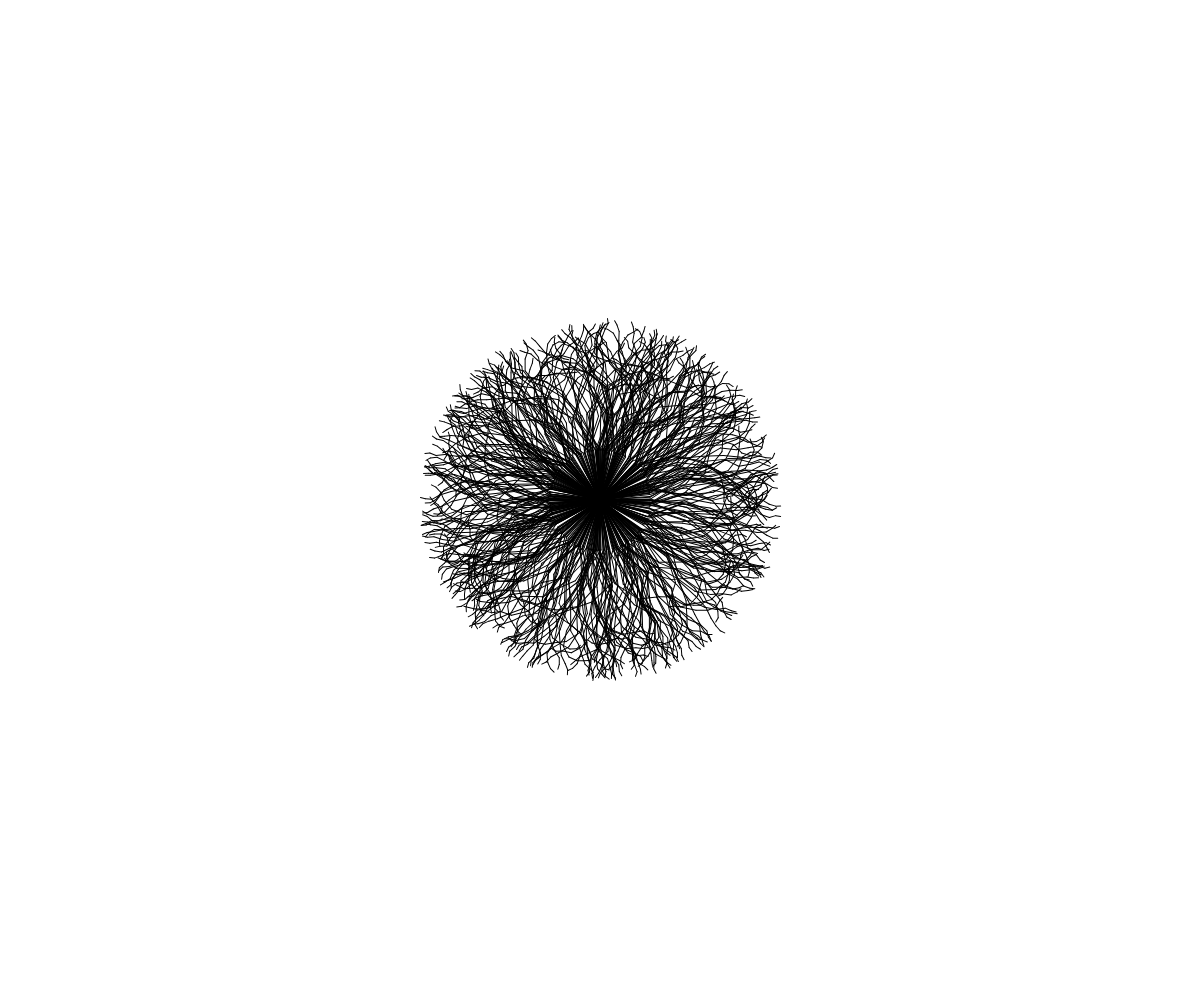
Frame 1 (no input)
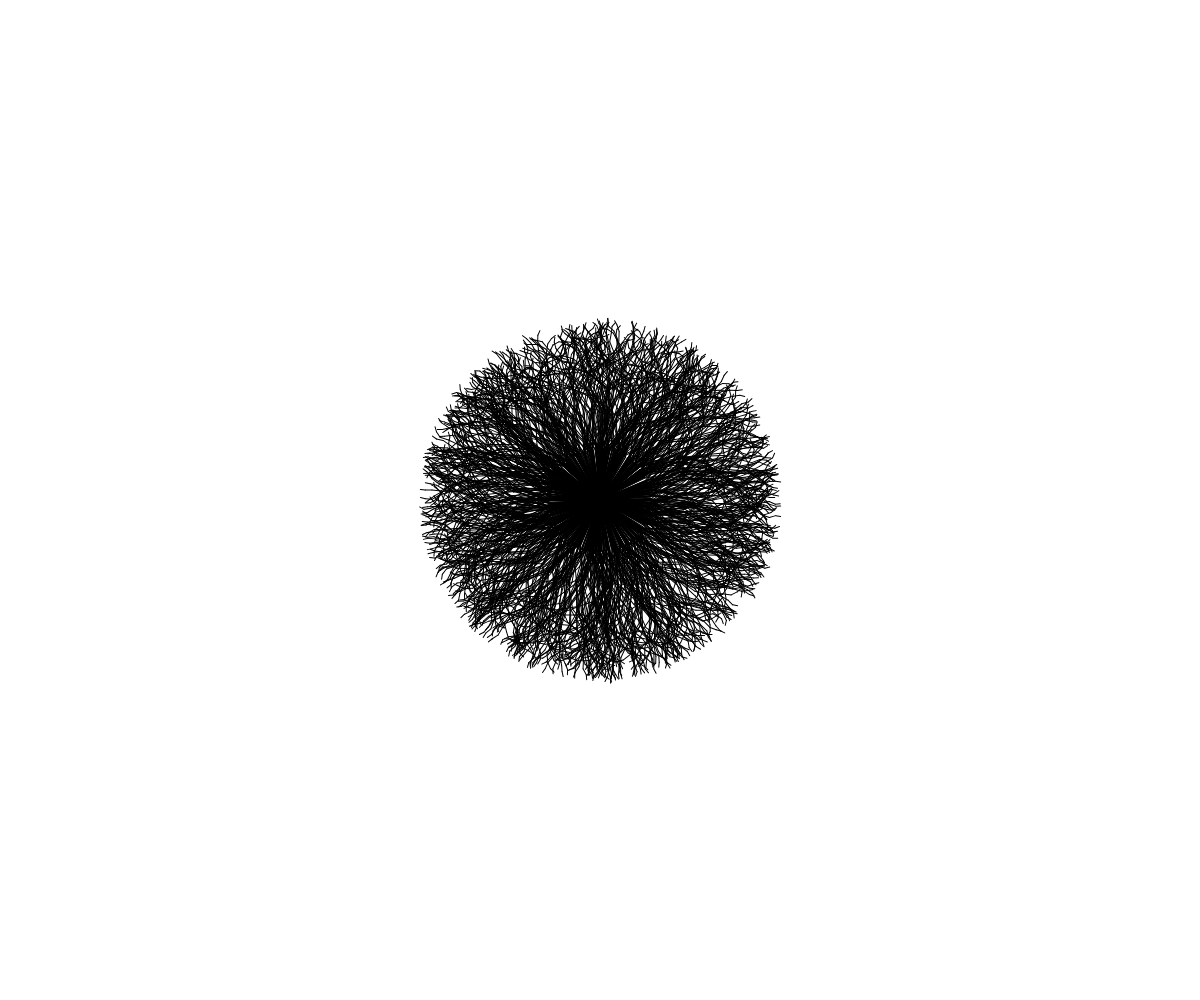
Frame 2 (the mouse pressed at the canvas centre, redrawn once)

The p5.js sketch that drew these frames (run headless with seeded random() and noise() and a simulated clock; the mouse was pressed at the canvas centre and the sketch redrawn once):

// p5.js sketch
// ── sketch.js
// Project Title
// Your Name
// Date
//
// Extra for Experts:
// - describe what you did to take this project "above and beyond"


function setup() {
  createCanvas(windowWidth, windowHeight);
  background(255);
  noLoop();
  angleMode(DEGREES);
}

function randomElement(currentLen){
  push();
  rotate(random(360));
  while(currentLen>5){
    rotate(random(-40,40));
    line(0,0,0,currentLen);
    translate(0,currentLen);
    currentLen *= 0.75;
  }

  pop();


}

function draw() {
  translate(width/2,height/2);
  for(let i =0;i<500;i++){
    randomElement(50);
  }
 
}
